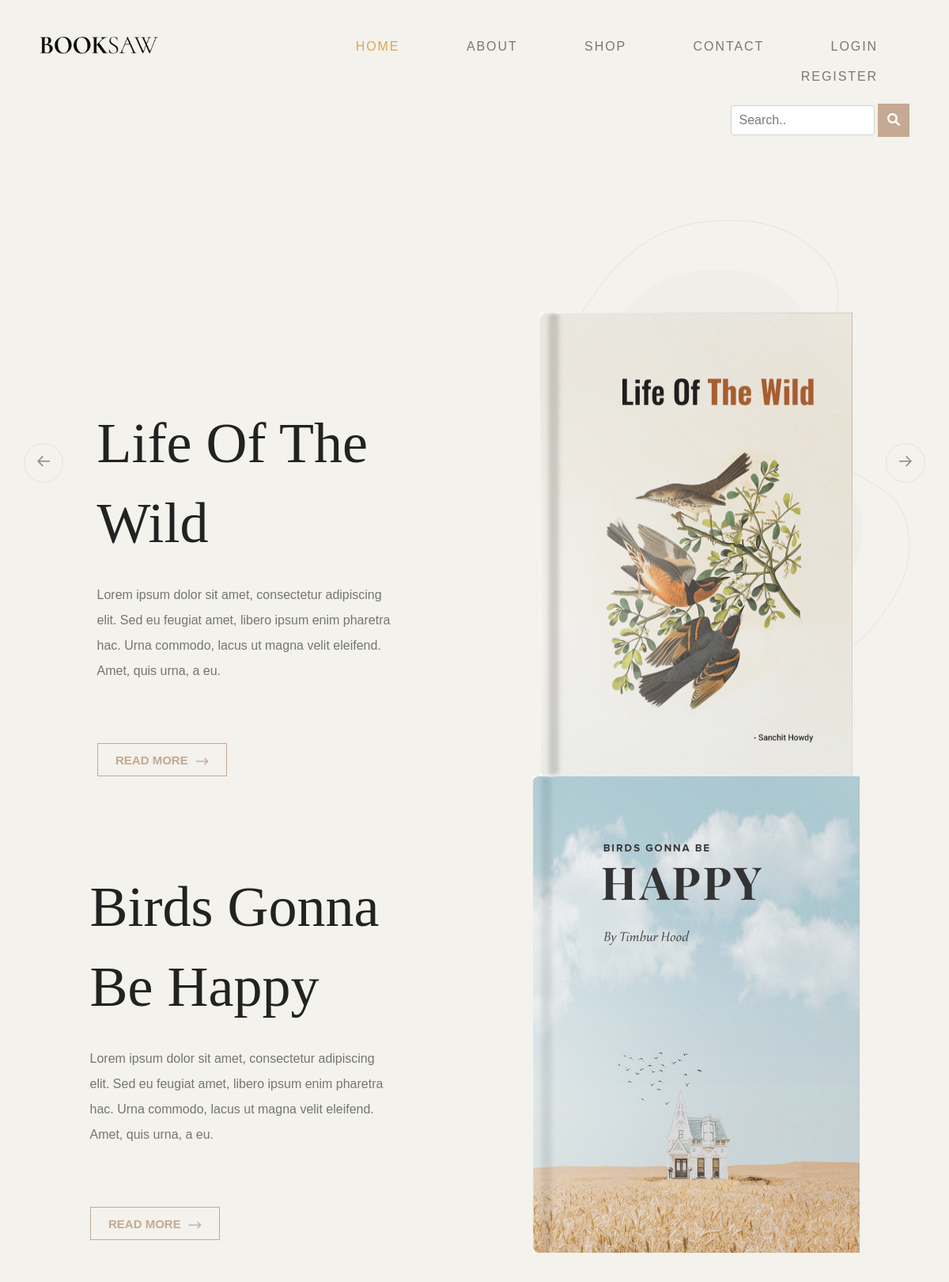
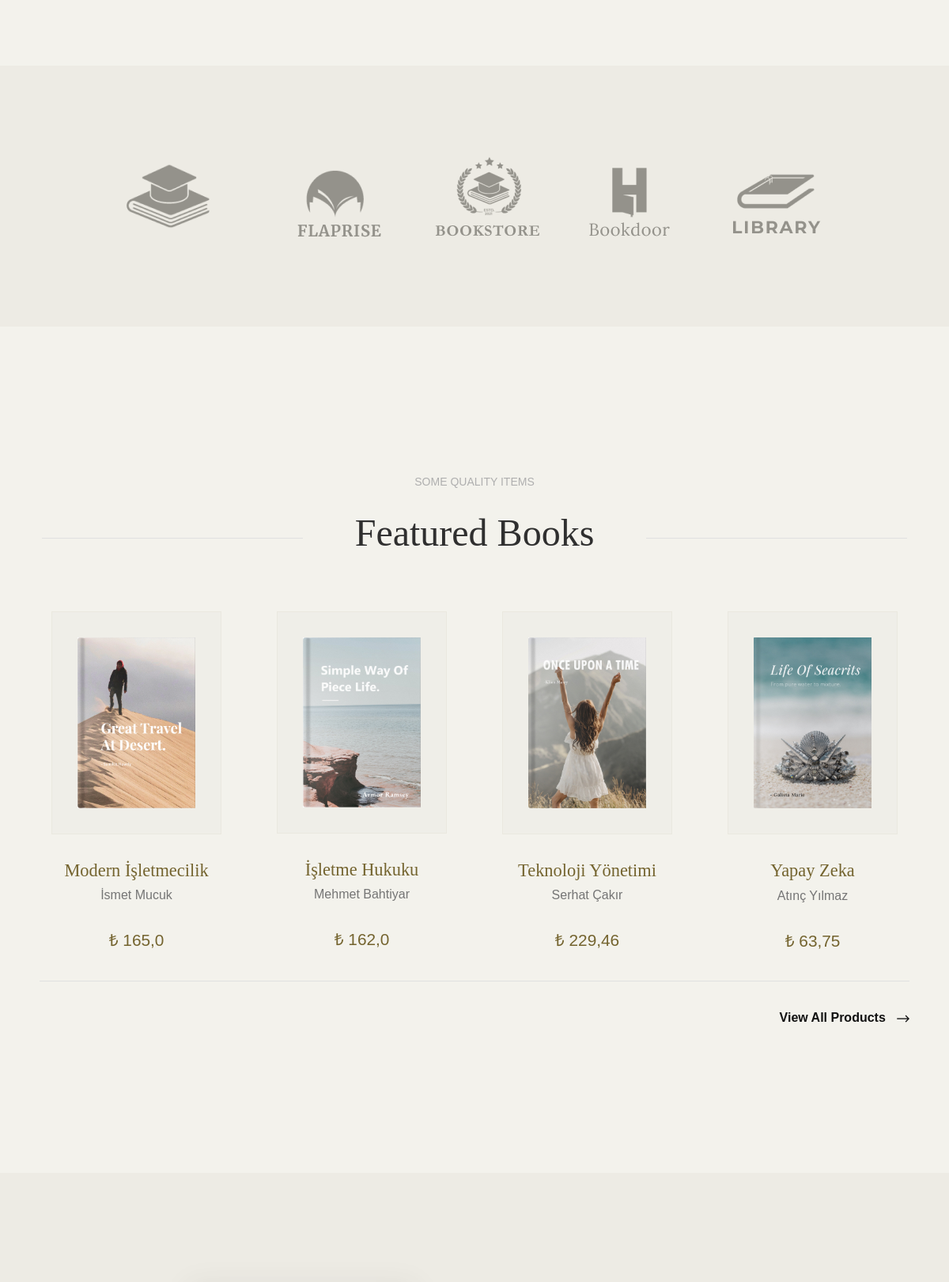
The page / (upper part) on the database its author committed (2 pictures, top to bottom).
### appMy/models.py (models this page shows, shortened)
class ProductStok(models.Model):
    product = models.ForeignKey(Product, verbose_name=("Ürün"), on_delete=models.CASCADE)
    images = models.ManyToManyField(ProductImg, verbose_name=("Ürün Resimleri"),blank=True)
    stok = models.IntegerField(("Ürün Stok Sayısı"),default=0)

class Product(models.Model):
    user = models.ForeignKey(User, verbose_name=("Kullanıcı"), on_delete=models.CASCADE)
    category = models.ForeignKey(Category, verbose_name=("Kategori"), on_delete=models.CASCADE)
    title = models.CharField(("Başlık"), max_length=50)
    brand = models.CharField(("Yayınevi"),blank=True, max_length=50)
    writer = models.CharField(("Yazar"),blank=True, max_length=50)
    image = models.ImageField(("Fotoğraf"), upload_to='media')
    text = models.TextField(("Açıklama"),max_length=1000)
    detail = models.TextField(("Özellikler"),blank=True)
    price = models.FloatField(("Fiyat"),default=0)
    stars = models.FloatField(("Puan"),default=0)
    slug = models.SlugField(("Slug Title"),blank=True,null=True)

### appMy/views.py (the view)
# urls.py: path('', index, name='index'),
def index(request):
    products = ProductStok.objects.all()[:4]
    product = ProductStok.objects.all()[:1]
    context={
        "products":products,
        "product":product
    }
    return render(request,'index.html',context)

### appMy/templates/index.html (shortened to what this page needs)
{% extends 'base.html' %}
{% load static %}
{% block body %}
<section id="billboard">
	<div class="container">
		<div class="row">
			<div class="col-md-12">
				<button class="prev slick-arrow">
					<i class="icon icon-arrow-left"></i>
				</button>
				<div class="main-slider pattern-overlay">
					<div class="slider-item">
						<div class="banner-content">
							<h2 class="banner-title">Life of the Wild</h2>
							<p>Lorem ipsum dolor sit amet, consectetur adipiscing elit. Sed eu feugiat amet, libero ipsum enim pharetra hac. Urna commodo, lacus ut magna velit eleifend. Amet, quis urna, a eu.</p>
							<div class="btn-wrap">
								<a href="#" class="btn btn-outline-accent btn-accent-arrow">Read More<i class="icon icon-ns-arrow-right"></i></a>
							</div>
						</div>
						<img src="{% static 'images/main-banner1.jpg' %}" alt="banner" class="banner-image">
					</div>
					<div class="slider-item">
						<div class="banner-content">
							<h2 class="banner-title">Birds gonna be Happy</h2>
							<p>Lorem ipsum dolor sit amet, consectetur adipiscing elit. Sed eu feugiat amet, libero ipsum enim pharetra hac. Urna commodo, lacus ut magna velit eleifend. Amet, quis urna, a eu.</p>
							<div class="btn-wrap">
								<a href="#" class="btn btn-outline-accent btn-accent-arrow">Read More<i class="icon icon-ns-arrow-right"></i></a>
							</div>
						</div>
						<img src="{% static 'images/main-banner2.jpg' %}" alt="banner" class="banner-image">
					</div>
				</div>
				<button class="next slick-arrow">
					<i class="icon icon-arrow-right"></i>
				</button>
			</div>
		</div>
	</div>
</section>
<section id="client-holder" data-aos="fade-up">
	<div class="container">
		<div class="row">
			<div class="inner-content">
				<div class="logo-wrap">
					<div class="grid">
						<a href="#"><img src="{% static 'images/client-image1.png' %}" alt="client"></a>
						<a href="#"><img src="{% static 'images/client-image2.png' %}" alt="client"></a>
						<a href="#"><img src="{% static 'images/client-image3.png' %}" alt="client"></a>
						<a href="#"><img src="{% static 'images/client-image4.png' %}" alt="client"></a>
						<a href="#"><img src="{% static 'images/client-image5.png' %}" alt="client"></a>
					</div>
				</div>
			</div>
		</div>
	</div>
</section>
<section id="featured-books">
	<div class="container">
		<div class="row">
			<div class="col-md-12">
			<div class="section-header align-center">
				<div class="title">
					<span>Some quality items</span>
				</div>
				<h2 class="section-title">Featured Books</h2>
			</div>
			<div class="product-list" data-aos="fade-up">
				<div class="row">
					{% for i in products  %}
					<div class="col-md-3">
						<figure class="product-style">
							<a href="{% url 'ShopDetail' i.product.slug %}">
								<img src="{{ i.product.image.url }}" alt="Books" class="product-item">
							</a>
							<figcaption>
								<h3>{{ i.product.title }}</h3>
								<p>{{ i.product.writer }}</p>
								<div class="item-price">₺ {{ i.product.price }}</div>
							</figcaption>
						</figure>
					</div>
					{% endfor %}
			    </div>
			</div>
			</div>
		</div>
		<div class="row">
			<div class="col-md-12">
				<div class="btn-wrap align-right">
					<a href="{% url 'Shop' %}" class="btn-accent-arrow">View all products <i class="icon icon-ns-arrow-right"></i></a>
				</div>
			</div>
		</div>
	</div>
</section>
<section id="best-selling" class="leaf-pattern-overlay">
</section>
{% endblock body %}

### appMy/static/icomoon/icomoon.css (style rules this page uses)
[class^="icon-"], [class*=" icon-"] { font-family: 'icomoon' !important; speak: never; font-style: normal; font-weight: normal; font-variant: normal; text-transform: none; line-height: 1; -webkit-font-smoothing: antialiased; -moz-osx-font-smoothing: grayscale; }
.icon-ns-arrow-right:before { content: "\e90b"; }
.icon-arrow-left:before { content: "\e900"; }
.icon-arrow-right:before { content: "\e901"; }

### rows shown on the page
ProductStok: product.image (picture), product "Modern İşletmecilik", product.writer "İsmet Mucuk", product.price "165,0"
ProductStok: product.image (picture), product "İşletme Hukuku", product.writer "Mehmet Bahtiyar", product.price "162,0"
ProductStok: product.image (picture), product "Teknoloji Yönetimi", product.writer "Serhat Çakır", product.price "229,46"
ProductStok: product.image (picture), product "Yapay Zeka", product.writer "Atınç Yılmaz", product.price "63,75"
